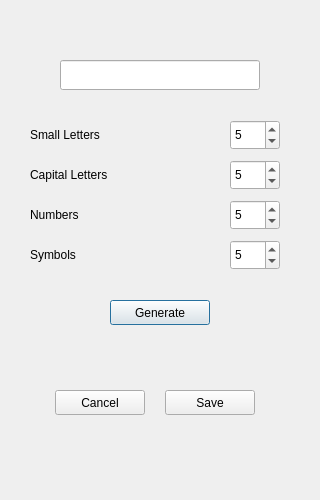
<?xml version="1.0" encoding="UTF-8"?>
<ui version="4.0">
 <class>PasswordGeneratorDialog</class>
 <widget class="QDialog" name="PasswordGeneratorDialog">
  <property name="geometry">
   <rect>
    <x>0</x>
    <y>0</y>
    <width>320</width>
    <height>500</height>
   </rect>
  </property>
  <property name="windowTitle">
   <string>Password Generator</string>
  </property>
  <property name="styleSheet">
   <string notr="true">#centralwidget {
}</string>
  </property>
  <widget class="QWidget" name="central_widget" native="true">
   <property name="geometry">
    <rect>
     <x>0</x>
     <y>-10</y>
     <width>320</width>
     <height>501</height>
    </rect>
   </property>
   <widget class="QPushButton" name="generate_button">
    <property name="geometry">
     <rect>
      <x>110</x>
      <y>310</y>
      <width>100</width>
      <height>25</height>
     </rect>
    </property>
    <property name="styleSheet">
     <string notr="true"/>
    </property>
    <property name="text">
     <string>Generate</string>
    </property>
   </widget>
   <widget class="QSpinBox" name="small_letters_spin_box">
    <property name="geometry">
     <rect>
      <x>230</x>
      <y>130</y>
      <width>50</width>
      <height>30</height>
     </rect>
    </property>
    <property name="maximum">
     <number>20</number>
    </property>
    <property name="value">
     <number>5</number>
    </property>
   </widget>
   <widget class="QLabel" name="small_letters_label">
    <property name="geometry">
     <rect>
      <x>30</x>
      <y>130</y>
      <width>150</width>
      <height>30</height>
     </rect>
    </property>
    <property name="text">
     <string>Small Letters</string>
    </property>
   </widget>
   <widget class="QLabel" name="capital_letters_label">
    <property name="geometry">
     <rect>
      <x>30</x>
      <y>170</y>
      <width>150</width>
      <height>30</height>
     </rect>
    </property>
    <property name="text">
     <string>Capital Letters</string>
    </property>
   </widget>
   <widget class="QSpinBox" name="capital_letters_spin_box">
    <property name="geometry">
     <rect>
      <x>230</x>
      <y>170</y>
      <width>50</width>
      <height>30</height>
     </rect>
    </property>
    <property name="value">
     <number>5</number>
    </property>
   </widget>
   <widget class="QSpinBox" name="numbers_spin_box">
    <property name="geometry">
     <rect>
      <x>230</x>
      <y>210</y>
      <width>50</width>
      <height>30</height>
     </rect>
    </property>
    <property name="value">
     <number>5</number>
    </property>
   </widget>
   <widget class="QLabel" name="numbers_label">
    <property name="geometry">
     <rect>
      <x>30</x>
      <y>210</y>
      <width>150</width>
      <height>30</height>
     </rect>
    </property>
    <property name="text">
     <string>Numbers</string>
    </property>
   </widget>
   <widget class="QLabel" name="symbols_label">
    <property name="geometry">
     <rect>
      <x>30</x>
      <y>250</y>
      <width>150</width>
      <height>30</height>
     </rect>
    </property>
    <property name="text">
     <string>Symbols</string>
    </property>
   </widget>
   <widget class="QSpinBox" name="symbols_spin_box">
    <property name="geometry">
     <rect>
      <x>230</x>
      <y>250</y>
      <width>50</width>
      <height>30</height>
     </rect>
    </property>
    <property name="value">
     <number>5</number>
    </property>
   </widget>
   <widget class="QLineEdit" name="password_line_edit">
    <property name="geometry">
     <rect>
      <x>60</x>
      <y>70</y>
      <width>200</width>
      <height>30</height>
     </rect>
    </property>
   </widget>
   <widget class="QPushButton" name="save_button">
    <property name="geometry">
     <rect>
      <x>165</x>
      <y>400</y>
      <width>90</width>
      <height>25</height>
     </rect>
    </property>
    <property name="text">
     <string>Save</string>
    </property>
   </widget>
   <widget class="QPushButton" name="cancel_button">
    <property name="geometry">
     <rect>
      <x>55</x>
      <y>400</y>
      <width>90</width>
      <height>25</height>
     </rect>
    </property>
    <property name="text">
     <string>Cancel</string>
    </property>
   </widget>
  </widget>
  <action name="actionUser_Name_Generator">
   <property name="text">
    <string>User Name Generator</string>
   </property>
  </action>
  <action name="actionPassword_Generator">
   <property name="text">
    <string>Password Generator</string>
   </property>
  </action>
  <action name="actionPassword_Manager">
   <property name="text">
    <string>Password Manager</string>
   </property>
  </action>
 </widget>
 <resources/>
 <connections/>
</ui>
